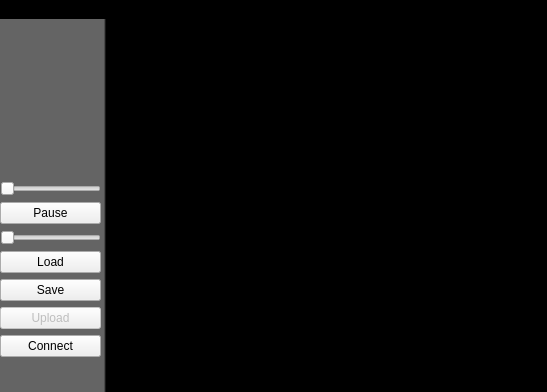
<?xml version="1.0" encoding="UTF-8"?>
<ui version="4.0">
 <class>MainWindow</class>
 <widget class="QMainWindow" name="MainWindow">
  <property name="geometry">
   <rect>
    <x>0</x>
    <y>0</y>
    <width>547</width>
    <height>392</height>
   </rect>
  </property>
  <property name="minimumSize">
   <size>
    <width>101</width>
    <height>0</height>
   </size>
  </property>
  <property name="maximumSize">
   <size>
    <width>16777215</width>
    <height>16777215</height>
   </size>
  </property>
  <property name="palette">
   <palette>
    <active>
     <colorrole role="Base">
      <brush brushstyle="SolidPattern">
       <color alpha="255">
        <red>255</red>
        <green>255</green>
        <blue>255</blue>
       </color>
      </brush>
     </colorrole>
     <colorrole role="Window">
      <brush brushstyle="SolidPattern">
       <color alpha="255">
        <red>0</red>
        <green>0</green>
        <blue>0</blue>
       </color>
      </brush>
     </colorrole>
    </active>
    <inactive>
     <colorrole role="Base">
      <brush brushstyle="SolidPattern">
       <color alpha="255">
        <red>255</red>
        <green>255</green>
        <blue>255</blue>
       </color>
      </brush>
     </colorrole>
     <colorrole role="Window">
      <brush brushstyle="SolidPattern">
       <color alpha="255">
        <red>0</red>
        <green>0</green>
        <blue>0</blue>
       </color>
      </brush>
     </colorrole>
    </inactive>
    <disabled>
     <colorrole role="Base">
      <brush brushstyle="SolidPattern">
       <color alpha="255">
        <red>0</red>
        <green>0</green>
        <blue>0</blue>
       </color>
      </brush>
     </colorrole>
     <colorrole role="Window">
      <brush brushstyle="SolidPattern">
       <color alpha="255">
        <red>0</red>
        <green>0</green>
        <blue>0</blue>
       </color>
      </brush>
     </colorrole>
    </disabled>
   </palette>
  </property>
  <property name="windowTitle">
   <string>Pattern Paint</string>
  </property>
  <property name="autoFillBackground">
   <bool>false</bool>
  </property>
  <widget class="QWidget" name="centralWidget">
   <property name="sizePolicy">
    <sizepolicy hsizetype="Preferred" vsizetype="Preferred">
     <horstretch>0</horstretch>
     <verstretch>0</verstretch>
    </sizepolicy>
   </property>
   <layout class="QHBoxLayout" name="horizontalLayout">
    <property name="leftMargin">
     <number>0</number>
    </property>
    <property name="topMargin">
     <number>0</number>
    </property>
    <property name="rightMargin">
     <number>0</number>
    </property>
    <property name="bottomMargin">
     <number>0</number>
    </property>
    <item>
     <widget class="QWidget" name="patternToolbox" native="true">
      <property name="sizePolicy">
       <sizepolicy hsizetype="Fixed" vsizetype="Preferred">
        <horstretch>0</horstretch>
        <verstretch>0</verstretch>
       </sizepolicy>
      </property>
      <property name="autoFillBackground">
       <bool>false</bool>
      </property>
      <property name="styleSheet">
       <string notr="true">QWidget#patternToolbox {
  background:qlineargradient(spread:pad, x1:0, y1:0, x2:1, y2:0, stop:0.9801 rgba(100,100,100, 255), stop:1 rgba(0, 0, 0, 255))
}</string>
      </property>
      <layout class="QVBoxLayout" name="verticalLayout_2">
       <property name="leftMargin">
        <number>0</number>
       </property>
       <property name="topMargin">
        <number>0</number>
       </property>
       <property name="rightMargin">
        <number>5</number>
       </property>
       <property name="bottomMargin">
        <number>0</number>
       </property>
       <item>
        <layout class="QVBoxLayout" name="verticalLayout" stretch="0,1,0,0,0,0,0,0">
         <item>
          <widget class="ColorPicker" name="colorPicker" native="true">
           <property name="sizePolicy">
            <sizepolicy hsizetype="Fixed" vsizetype="Fixed">
             <horstretch>0</horstretch>
             <verstretch>0</verstretch>
            </sizepolicy>
           </property>
           <property name="minimumSize">
            <size>
             <width>101</width>
             <height>121</height>
            </size>
           </property>
           <property name="maximumSize">
            <size>
             <width>101</width>
             <height>121</height>
            </size>
           </property>
          </widget>
         </item>
         <item>
          <widget class="QSlider" name="penSize">
           <property name="minimum">
            <number>1</number>
           </property>
           <property name="maximum">
            <number>60</number>
           </property>
           <property name="orientation">
            <enum>Qt::Horizontal</enum>
           </property>
          </widget>
         </item>
         <item>
          <widget class="QPushButton" name="animationPlayPause">
           <property name="text">
            <string>Pause</string>
           </property>
          </widget>
         </item>
         <item>
          <widget class="QSlider" name="animationSpeed">
           <property name="toolTip">
            <string>&lt;html&gt;&lt;head/&gt;&lt;body&gt;&lt;p&gt;Adjust the playback speed of the animation.&lt;/p&gt;&lt;/body&gt;&lt;/html&gt;</string>
           </property>
           <property name="minimum">
            <number>1</number>
           </property>
           <property name="maximum">
            <number>100</number>
           </property>
           <property name="orientation">
            <enum>Qt::Horizontal</enum>
           </property>
          </widget>
         </item>
         <item>
          <widget class="QPushButton" name="loadAnimation">
           <property name="text">
            <string>Load</string>
           </property>
          </widget>
         </item>
         <item>
          <widget class="QPushButton" name="saveAnimation">
           <property name="text">
            <string>Save</string>
           </property>
          </widget>
         </item>
         <item>
          <widget class="QPushButton" name="uploadAnimation">
           <property name="enabled">
            <bool>false</bool>
           </property>
           <property name="text">
            <string>Upload</string>
           </property>
          </widget>
         </item>
         <item>
          <widget class="QPushButton" name="tapeConnectDisconnect">
           <property name="text">
            <string>Connect</string>
           </property>
          </widget>
         </item>
        </layout>
       </item>
      </layout>
     </widget>
    </item>
    <item>
     <widget class="PatternEditor" name="patternEditor" native="true">
      <property name="enabled">
       <bool>true</bool>
      </property>
      <property name="sizePolicy">
       <sizepolicy hsizetype="Preferred" vsizetype="Preferred">
        <horstretch>1</horstretch>
        <verstretch>0</verstretch>
       </sizepolicy>
      </property>
      <property name="minimumSize">
       <size>
        <width>0</width>
        <height>0</height>
       </size>
      </property>
      <property name="maximumSize">
       <size>
        <width>16777215</width>
        <height>16777215</height>
       </size>
      </property>
     </widget>
    </item>
    <item>
     <spacer name="horizontalSpacer">
      <property name="orientation">
       <enum>Qt::Horizontal</enum>
      </property>
      <property name="sizeHint" stdset="0">
       <size>
        <width>40</width>
        <height>20</height>
       </size>
      </property>
     </spacer>
    </item>
   </layout>
  </widget>
  <widget class="QMenuBar" name="menuBar">
   <property name="geometry">
    <rect>
     <x>0</x>
     <y>0</y>
     <width>547</width>
     <height>22</height>
    </rect>
   </property>
   <widget class="QMenu" name="menuFile">
    <property name="title">
     <string>File</string>
    </property>
    <addaction name="actionLoad_Animation"/>
    <addaction name="actionSave_Animation"/>
    <addaction name="separator"/>
    <addaction name="actionExport_animation_for_Arduino"/>
    <addaction name="separator"/>
    <addaction name="actionExit"/>
   </widget>
   <widget class="QMenu" name="menuHelp">
    <property name="title">
     <string>Help</string>
    </property>
    <addaction name="actionAbout"/>
    <addaction name="actionSystem_Information"/>
    <addaction name="separator"/>
    <addaction name="actionVisit_the_BlinkyTape_forum"/>
    <addaction name="actionTroubleshooting_tips"/>
   </widget>
   <addaction name="menuFile"/>
   <addaction name="menuHelp"/>
  </widget>
  <action name="actionLoad_Animation">
   <property name="text">
    <string>Load Animation</string>
   </property>
   <property name="iconText">
    <string>Open</string>
   </property>
   <property name="toolTip">
    <string>Load Animation</string>
   </property>
   <property name="shortcut">
    <string>Ctrl+O</string>
   </property>
  </action>
  <action name="actionSave_Animation">
   <property name="text">
    <string>Save Animation</string>
   </property>
   <property name="iconText">
    <string>Save</string>
   </property>
   <property name="shortcut">
    <string>Ctrl+S</string>
   </property>
  </action>
  <action name="actionExit">
   <property name="text">
    <string>Exit</string>
   </property>
  </action>
  <action name="actionAbout">
   <property name="text">
    <string>About</string>
   </property>
  </action>
  <action name="actionSystem_Information">
   <property name="text">
    <string>System Information</string>
   </property>
  </action>
  <action name="actionExport_animation_for_Arduino">
   <property name="text">
    <string>Export animation for Arduino</string>
   </property>
  </action>
  <action name="actionVisit_the_BlinkyTape_forum">
   <property name="text">
    <string>Visit the BlinkyTape forum</string>
   </property>
  </action>
  <action name="actionTroubleshooting_tips">
   <property name="text">
    <string>Troubleshooting tips</string>
   </property>
  </action>
 </widget>
 <layoutdefault spacing="6" margin="11"/>
 <customwidgets>
  <customwidget>
   <class>PatternEditor</class>
   <extends>QWidget</extends>
   <header>patterneditor.h</header>
   <container>1</container>
  </customwidget>
  <customwidget>
   <class>ColorPicker</class>
   <extends>QWidget</extends>
   <header>colorpicker.h</header>
   <container>1</container>
  </customwidget>
 </customwidgets>
 <tabstops>
  <tabstop>penSize</tabstop>
  <tabstop>animationPlayPause</tabstop>
  <tabstop>animationSpeed</tabstop>
  <tabstop>uploadAnimation</tabstop>
  <tabstop>tapeConnectDisconnect</tabstop>
 </tabstops>
 <resources/>
 <connections/>
</ui>
